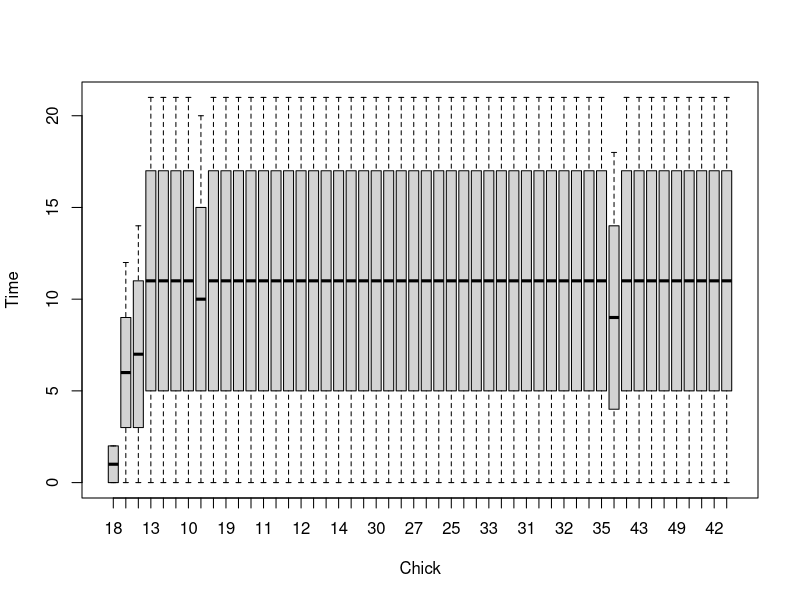
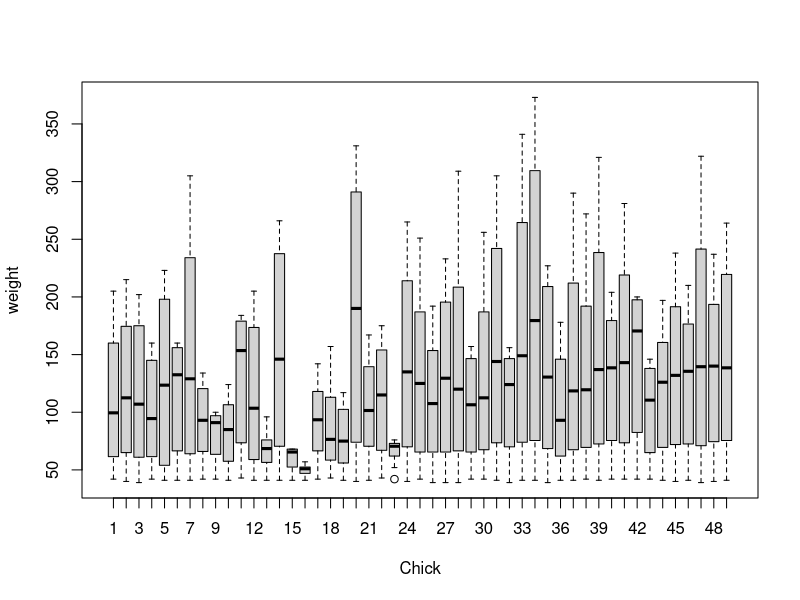
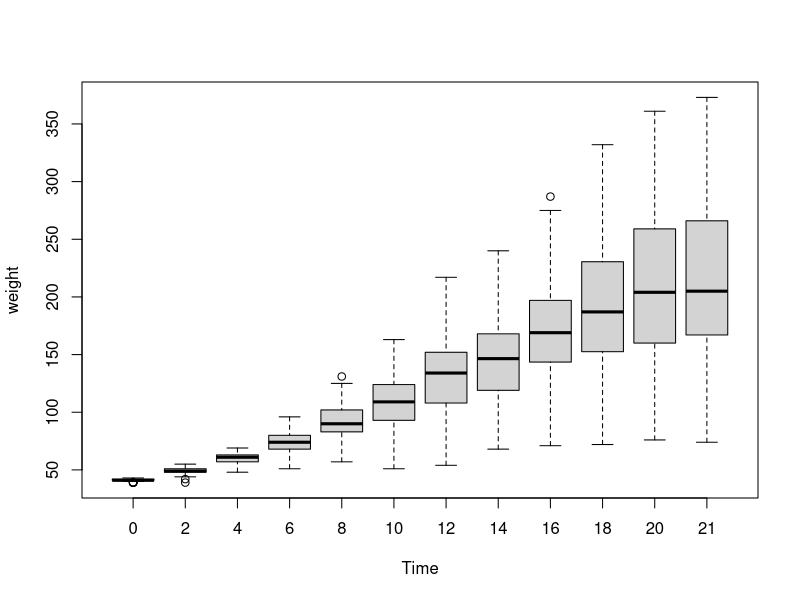
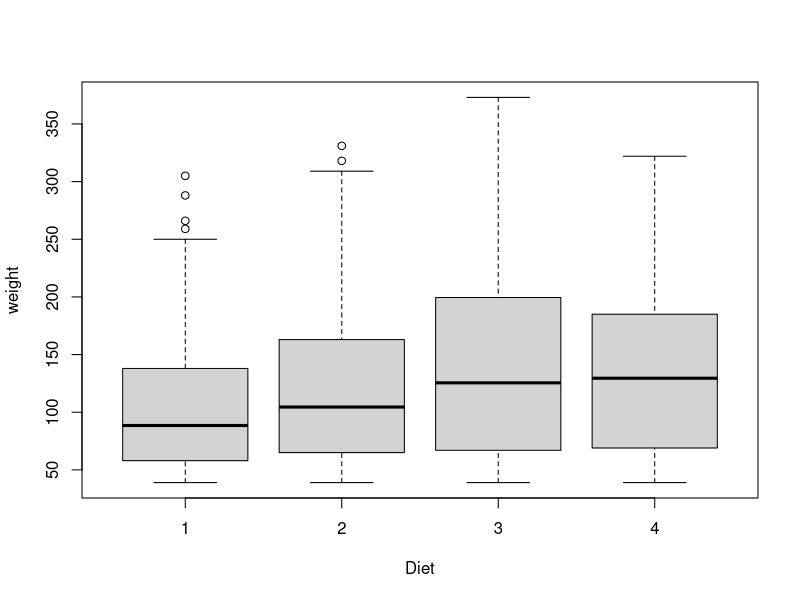

Recreate these plots in R, in order. (Note: this script raises an error after producing the figures.)
library("datasets")
data("ChickWeight")
#?ChickWeight

any(is.na(ChickWeight))            # for any missing value
dataset=ChickWeight
boxplot(Time ~ Chick, data=dataset)


dataset <- dataset[-c(195, 196), ] # REMOVING INCOMPLETE DATA
row.names(dataset) <- NULL         # REINDEXING

# STEP 1. ORDER FACTOR TO NUMETIC
chick_numeric <- as.numeric(as.character(dataset$Chick)) # ordered factor to numeric first 

# Step 2: Compress Chick into a range of 1 to 48
unique_ids <- unique(chick_numeric)
id_mapping <- match(unique_ids, unique_ids)
chick_numeric <- id_mapping[match(chick_numeric, unique_ids)]

# numeric to order factor
dataset$Chick=chick_numeric
dataset$Chick <- factor(dataset$Chick, levels = unique(dataset$Chick), ordered = TRUE)# again numeric to ordered factor

summary(dataset)
boxplot(weight ~ Chick, data=dataset)
boxplot(weight ~ Time, data=dataset)
boxplot(weight ~ Diet, data=dataset)



chick_numeric <- as.numeric(as.character(dataset$Chick))
chick_1_data <- subset(chick_numeric, Chick == 1)
print(chick_1_data)

